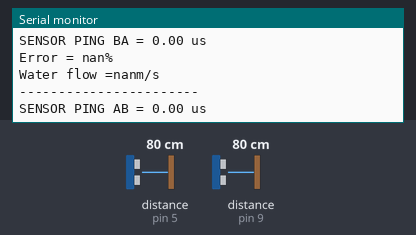
Recording of a sketch running on a simulated Teensy 3. Shown: the last lines printed to the serial monitor. The inputs (shaded band) are chosen by the test bench; at power-on: distance to the obstacle (sensors on pin 5, pin 9) 80 cm. The echo pulse lasts 58.3 µs per cm.

Above: at 3.0 s.
3.1 s: distance to the obstacle (sensor on pin 5) set to 2 cm
At 4.4 s:
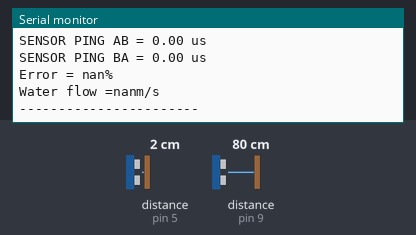
7.3 s: distance to the obstacle (sensor on pin 9) set to 2 cm
At 8.16 s:
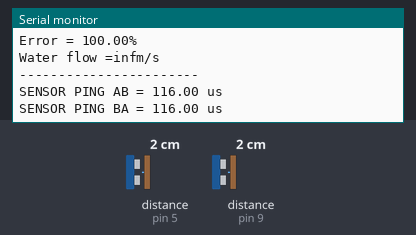
11.9 s: distance to the obstacle (sensor on pin 5) set to 60 cm
At 14.7 s:
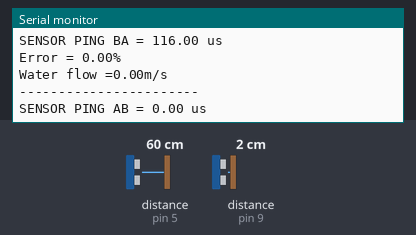
18.7 s: distance to the obstacle (sensor on pin 9) set to 4 cm
At 21.6 s:
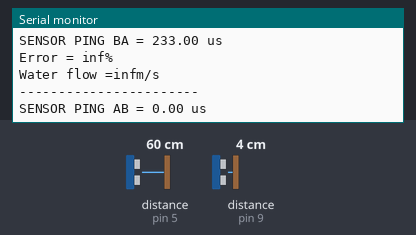
Timing chart, 0 to 22.8 s (numbered marks = the images above; inputs shaded):
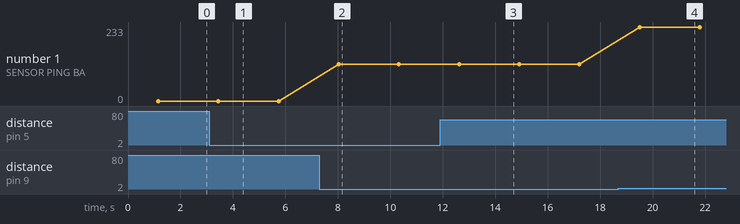

The sketch:

main.ino
```cpp
#include <NewPing.h>

#define SONAR_NUM 2
#define MAX_DISTANCE 50

NewPing sonar[SONAR_NUM] = {
  NewPing(4, 5, MAX_DISTANCE), // trigger, echo, max distance.
  NewPing(8, 9, MAX_DISTANCE)
};

void setup() {
  Serial.begin(9600);
  Serial.println("-----------------------");
  }

void loop() {

    Serial.print("SENSOR PING AB = ");
    float pingSensor1=sonar[0].ping_median(6);
    //float pingSensor1=sonar[0].ping();
    Serial.print(pingSensor1);
    Serial.println(" us");
    delay(1000);

    Serial.print("SENSOR PING BA = ");
    float pingSensor2=sonar[1].ping_median(6);
    //float pingSensor2=sonar[1].ping();
    Serial.print(pingSensor2);
    Serial.println(" us");

//https://wikimedia.org/api/rest_v1/media/math/render/svg/fef32b5ef4e6b21aa4a76e1af24085f5f1b9f778

float WaterSpeed=(0.3/2)*((pingSensor1/1000000-pingSensor2/1000000)/(pingSensor1/1000000*pingSensor2/1000000));
float error=100-(pingSensor2/pingSensor1)*100;
Serial.print("Error = ");
Serial.print(error);
Serial.println("%");

Serial.print("Water flow =");
Serial.print(WaterSpeed);
Serial.println("m/s");
Serial.println("-----------------------");

delay(1000);
}
```

Measured:
- after the input at 7.3 s, the serial monitor: prints a new line after 0.74 s (image 2)
- after the input at 11.9 s, the serial monitor: prints a new line after 1.9 s (image 3)
- after the input at 18.7 s, the serial monitor: prints a new line after 0.81 s (image 4)
- plotted number 1: 116 → 233 after the input at 18.7 s
